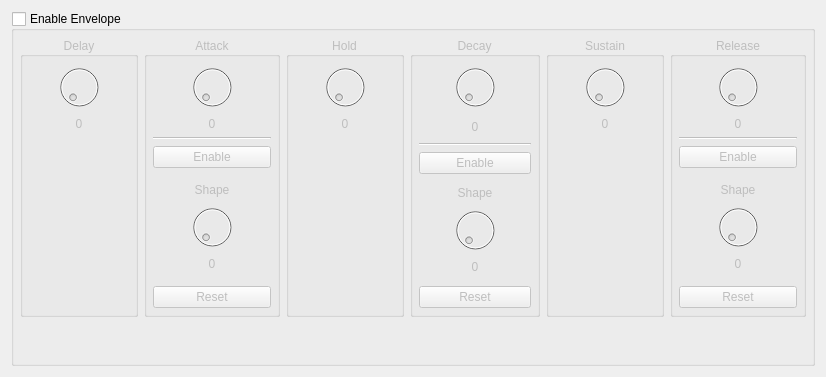
       <widget class="QWidget" name="tabAmpEnv">
        <attribute name="title">
         <string>Amp Env</string>
        </attribute>
        <layout class="QGridLayout" name="gridLayout_12">
         <item row="0" column="0">
          <widget class="QGroupBox" name="gbxAmpEnv">
           <property name="title">
            <string>Enable Envelope</string>
           </property>
           <property name="checkable">
            <bool>true</bool>
           </property>
           <property name="checked">
            <bool>false</bool>
           </property>
           <layout class="QGridLayout" name="layAmpEnv" columnstretch="0,0,0,0,0,0">
            <property name="sizeConstraint">
             <enum>QLayout::SetNoConstraint</enum>
            </property>
            <property name="leftMargin">
             <number>6</number>
            </property>
            <property name="topMargin">
             <number>6</number>
            </property>
            <property name="rightMargin">
             <number>6</number>
            </property>
            <property name="bottomMargin">
             <number>6</number>
            </property>
            <item row="0" column="2">
             <widget class="QGroupBox" name="gbxAmpEnvHold">
              <property name="title">
               <string>Hold</string>
              </property>
              <property name="alignment">
               <set>Qt::AlignCenter</set>
              </property>
              <layout class="QVBoxLayout" name="layAmpEnvHold" stretch="0,0,1">
               <property name="sizeConstraint">
                <enum>QLayout::SetNoConstraint</enum>
               </property>
               <property name="leftMargin">
                <number>6</number>
               </property>
               <property name="topMargin">
                <number>6</number>
               </property>
               <property name="rightMargin">
                <number>6</number>
               </property>
               <property name="bottomMargin">
                <number>6</number>
               </property>
               <item>
                <widget class="QDial" name="knbAmpEnvHold">
                 <property name="minimumSize">
                  <size>
                   <width>0</width>
                   <height>48</height>
                  </size>
                 </property>
                 <property name="maximumSize">
                  <size>
                   <width>16777215</width>
                   <height>48</height>
                  </size>
                 </property>
                </widget>
               </item>
               <item>
                <widget class="QLabel" name="lblAmpEnvHoldVal">
                 <property name="text">
                  <string>0</string>
                 </property>
                 <property name="alignment">
                  <set>Qt::AlignCenter</set>
                 </property>
                </widget>
               </item>
               <item>
                <spacer name="vspEnvAmpHold">
                 <property name="orientation">
                  <enum>Qt::Vertical</enum>
                 </property>
                 <property name="sizeHint" stdset="0">
                  <size>
                   <width>20</width>
                   <height>40</height>
                  </size>
                 </property>
                </spacer>
               </item>
              </layout>
             </widget>
            </item>
            <item row="0" column="3">
             <widget class="QGroupBox" name="gbxAmpEnvDecay">
              <property name="title">
               <string>Decay</string>
              </property>
              <property name="alignment">
               <set>Qt::AlignCenter</set>
              </property>
              <layout class="QVBoxLayout" name="layAmpEnvDecay">
               <property name="sizeConstraint">
                <enum>QLayout::SetNoConstraint</enum>
               </property>
               <property name="leftMargin">
                <number>6</number>
               </property>
               <property name="topMargin">
                <number>6</number>
               </property>
               <property name="rightMargin">
                <number>6</number>
               </property>
               <property name="bottomMargin">
                <number>6</number>
               </property>
               <item>
                <widget class="QDial" name="knbAmpEnvDecay">
                 <property name="minimumSize">
                  <size>
                   <width>0</width>
                   <height>48</height>
                  </size>
                 </property>
                 <property name="maximumSize">
                  <size>
                   <width>16777215</width>
                   <height>48</height>
                  </size>
                 </property>
                </widget>
               </item>
               <item>
                <widget class="QLabel" name="lblAmpEnvDecayVal">
                 <property name="text">
                  <string>0</string>
                 </property>
                 <property name="alignment">
                  <set>Qt::AlignCenter</set>
                 </property>
                </widget>
               </item>
               <item>
                <widget class="Line" name="line_2">
                 <property name="orientation">
                  <enum>Qt::Horizontal</enum>
                 </property>
                </widget>
               </item>
               <item>
                <widget class="QPushButton" name="pbnAmpEnvDecayShapeEnable">
                 <property name="text">
                  <string>Enable</string>
                 </property>
                </widget>
               </item>
               <item>
                <widget class="QWidget" name="pnlAmpEnvDecayShape" native="true">
                 <property name="enabled">
                  <bool>false</bool>
                 </property>
                 <layout class="QVBoxLayout" name="layAmpEnvDecayShape">
                  <property name="sizeConstraint">
                   <enum>QLayout::SetNoConstraint</enum>
                  </property>
                  <property name="leftMargin">
                   <number>6</number>
                  </property>
                  <property name="topMargin">
                   <number>6</number>
                  </property>
                  <property name="rightMargin">
                   <number>6</number>
                  </property>
                  <property name="bottomMargin">
                   <number>6</number>
                  </property>
                  <item>
                   <widget class="QLabel" name="lblAmpEnvDecayShape">
                    <property name="text">
                     <string>Shape</string>
                    </property>
                    <property name="alignment">
                     <set>Qt::AlignCenter</set>
                    </property>
                   </widget>
                  </item>
                  <item>
                   <widget class="QDial" name="knbAmpEnvDecayShape">
                    <property name="minimumSize">
                     <size>
                      <width>0</width>
                      <height>48</height>
                     </size>
                    </property>
                    <property name="maximumSize">
                     <size>
                      <width>16777215</width>
                      <height>48</height>
                     </size>
                    </property>
                   </widget>
                  </item>
                  <item>
                   <widget class="QLabel" name="lblAmpEnvDecayShapeVal">
                    <property name="text">
                     <string>0</string>
                    </property>
                    <property name="alignment">
                     <set>Qt::AlignCenter</set>
                    </property>
                   </widget>
                  </item>
                 </layout>
                </widget>
               </item>
               <item>
                <widget class="QPushButton" name="pbnAmpEnvDecayShapeReset">
                 <property name="text">
                  <string>Reset</string>
                 </property>
                </widget>
               </item>
              </layout>
             </widget>
            </item>
            <item row="0" column="0">
             <widget class="QGroupBox" name="gbxAmpEnvDelay">
              <property name="title">
               <string>Delay</string>
              </property>
              <property name="alignment">
               <set>Qt::AlignCenter</set>
              </property>
              <layout class="QVBoxLayout" name="layAmpEnvDelay" stretch="0,0,1">
               <property name="sizeConstraint">
                <enum>QLayout::SetNoConstraint</enum>
               </property>
               <property name="leftMargin">
                <number>6</number>
               </property>
               <property name="topMargin">
                <number>6</number>
               </property>
               <property name="rightMargin">
                <number>6</number>
               </property>
               <property name="bottomMargin">
                <number>6</number>
               </property>
               <item>
                <widget class="QDial" name="knbAmpEnvDelay">
                 <property name="sizePolicy">
                  <sizepolicy hsizetype="Preferred" vsizetype="Fixed">
                   <horstretch>0</horstretch>
                   <verstretch>0</verstretch>
                  </sizepolicy>
                 </property>
                 <property name="minimumSize">
                  <size>
                   <width>0</width>
                   <height>48</height>
                  </size>
                 </property>
                 <property name="maximumSize">
                  <size>
                   <width>16777215</width>
                   <height>48</height>
                  </size>
                 </property>
                </widget>
               </item>
               <item>
                <widget class="QLabel" name="lblAmpEnvDelayVal">
                 <property name="sizePolicy">
                  <sizepolicy hsizetype="Preferred" vsizetype="Fixed">
                   <horstretch>0</horstretch>
                   <verstretch>0</verstretch>
                  </sizepolicy>
                 </property>
                 <property name="text">
                  <string>0</string>
                 </property>
                 <property name="alignment">
                  <set>Qt::AlignCenter</set>
                 </property>
                </widget>
               </item>
               <item>
                <spacer name="vspEnvAmpDelay">
                 <property name="orientation">
                  <enum>Qt::Vertical</enum>
                 </property>
                 <property name="sizeHint" stdset="0">
                  <size>
                   <width>20</width>
                   <height>40</height>
                  </size>
                 </property>
                </spacer>
               </item>
              </layout>
             </widget>
            </item>
            <item row="0" column="1">
             <widget class="QGroupBox" name="gbxAmpEnvAttack">
              <property name="title">
               <string>Attack</string>
              </property>
              <property name="alignment">
               <set>Qt::AlignCenter</set>
              </property>
              <layout class="QVBoxLayout" name="layAmpEnvAttack">
               <property name="sizeConstraint">
                <enum>QLayout::SetNoConstraint</enum>
               </property>
               <property name="leftMargin">
                <number>6</number>
               </property>
               <property name="topMargin">
                <number>6</number>
               </property>
               <property name="rightMargin">
                <number>6</number>
               </property>
               <property name="bottomMargin">
                <number>6</number>
               </property>
               <item>
                <widget class="QDial" name="knbAmpEnvAttack">
                 <property name="minimumSize">
                  <size>
                   <width>0</width>
                   <height>48</height>
                  </size>
                 </property>
                 <property name="maximumSize">
                  <size>
                   <width>16777215</width>
                   <height>48</height>
                  </size>
                 </property>
                </widget>
               </item>
               <item>
                <widget class="QLabel" name="lblAmpEnvAttackVal">
                 <property name="text">
                  <string>0</string>
                 </property>
                 <property name="alignment">
                  <set>Qt::AlignCenter</set>
                 </property>
                </widget>
               </item>
               <item>
                <widget class="Line" name="line">
                 <property name="orientation">
                  <enum>Qt::Horizontal</enum>
                 </property>
                </widget>
               </item>
               <item>
                <widget class="QPushButton" name="pbnAmpEnvAttackShapeEnable">
                 <property name="text">
                  <string>Enable</string>
                 </property>
                </widget>
               </item>
               <item>
                <widget class="QWidget" name="pnlAmpEnvAttackShape" native="true">
                 <property name="enabled">
                  <bool>false</bool>
                 </property>
                 <layout class="QVBoxLayout" name="layAmpEnvAttackShape">
                  <property name="sizeConstraint">
                   <enum>QLayout::SetNoConstraint</enum>
                  </property>
                  <item>
                   <widget class="QLabel" name="lblAmpEnvAttackShape">
                    <property name="text">
                     <string>Shape</string>
                    </property>
                    <property name="alignment">
                     <set>Qt::AlignCenter</set>
                    </property>
                   </widget>
                  </item>
                  <item>
                   <widget class="QDial" name="knbAmpEnvAttackShape">
                    <property name="minimumSize">
                     <size>
                      <width>0</width>
                      <height>48</height>
                     </size>
                    </property>
                    <property name="maximumSize">
                     <size>
                      <width>16777215</width>
                      <height>48</height>
                     </size>
                    </property>
                   </widget>
                  </item>
                  <item>
                   <widget class="QLabel" name="lblAmpEnvAttackShapeVal">
                    <property name="text">
                     <string>0</string>
                    </property>
                    <property name="alignment">
                     <set>Qt::AlignCenter</set>
                    </property>
                   </widget>
                  </item>
                 </layout>
                </widget>
               </item>
               <item>
                <widget class="QPushButton" name="pbnAmpEnvAttackShapeReset">
                 <property name="text">
                  <string>Reset</string>
                 </property>
                </widget>
               </item>
              </layout>
             </widget>
            </item>
            <item row="0" column="4">
             <widget class="QGroupBox" name="gbxAmpEnvSustain">
              <property name="title">
               <string>Sustain</string>
              </property>
              <property name="alignment">
               <set>Qt::AlignCenter</set>
              </property>
              <layout class="QVBoxLayout" name="layAmpEnvSustain" stretch="0,0,1">
               <property name="sizeConstraint">
                <enum>QLayout::SetNoConstraint</enum>
               </property>
               <property name="leftMargin">
                <number>6</number>
               </property>
               <property name="topMargin">
                <number>6</number>
               </property>
               <property name="rightMargin">
                <number>6</number>
               </property>
               <property name="bottomMargin">
                <number>6</number>
               </property>
               <item>
                <widget class="QDial" name="knbAmpEnvSustain">
                 <property name="minimumSize">
                  <size>
                   <width>0</width>
                   <height>48</height>
                  </size>
                 </property>
                 <property name="maximumSize">
                  <size>
                   <width>16777215</width>
                   <height>48</height>
                  </size>
                 </property>
                </widget>
               </item>
               <item>
                <widget class="QLabel" name="lblAmpEnvSustainVal">
                 <property name="text">
                  <string>0</string>
                 </property>
                 <property name="alignment">
                  <set>Qt::AlignCenter</set>
                 </property>
                </widget>
               </item>
               <item>
                <spacer name="vspEnvAmpSustain">
                 <property name="orientation">
                  <enum>Qt::Vertical</enum>
                 </property>
                 <property name="sizeHint" stdset="0">
                  <size>
                   <width>20</width>
                   <height>40</height>
                  </size>
                 </property>
                </spacer>
               </item>
              </layout>
             </widget>
            </item>
            <item row="1" column="2">
             <spacer name="vspAmpEnv">
              <property name="orientation">
               <enum>Qt::Vertical</enum>
              </property>
              <property name="sizeHint" stdset="0">
               <size>
                <width>20</width>
                <height>40</height>
               </size>
              </property>
             </spacer>
            </item>
            <item row="0" column="5">
             <widget class="QGroupBox" name="gbxAmpEnvRelease">
              <property name="title">
               <string>Release</string>
              </property>
              <property name="alignment">
               <set>Qt::AlignCenter</set>
              </property>
              <layout class="QVBoxLayout" name="layAmpEnvRelease" stretch="0,0,0,0,0,0">
               <property name="sizeConstraint">
                <enum>QLayout::SetNoConstraint</enum>
               </property>
               <property name="leftMargin">
                <number>6</number>
               </property>
               <property name="topMargin">
                <number>6</number>
               </property>
               <property name="rightMargin">
                <number>6</number>
               </property>
               <property name="bottomMargin">
                <number>6</number>
               </property>
               <item>
                <widget class="QDial" name="knbAmpEnvRelease">
                 <property name="minimumSize">
                  <size>
                   <width>0</width>
                   <height>48</height>
                  </size>
                 </property>
                 <property name="maximumSize">
                  <size>
                   <width>16777215</width>
                   <height>48</height>
                  </size>
                 </property>
                </widget>
               </item>
               <item>
                <widget class="QLabel" name="lblAmpEnvReleaseVal">
                 <property name="text">
                  <string>0</string>
                 </property>
                 <property name="alignment">
                  <set>Qt::AlignCenter</set>
                 </property>
                </widget>
               </item>
               <item>
                <widget class="Line" name="line_5">
                 <property name="orientation">
                  <enum>Qt::Horizontal</enum>
                 </property>
                </widget>
               </item>
               <item>
                <widget class="QPushButton" name="pbnAmpEnvReleaseShapeEnable">
                 <property name="text">
                  <string>Enable</string>
                 </property>
                </widget>
               </item>
               <item>
                <widget class="QWidget" name="pnlAmpEnvReleaseShape" native="true">
                 <property name="enabled">
                  <bool>false</bool>
                 </property>
                 <layout class="QVBoxLayout" name="layAmpEnvAttackShape_5">
                  <property name="sizeConstraint">
                   <enum>QLayout::SetNoConstraint</enum>
                  </property>
                  <item>
                   <widget class="QLabel" name="lblAmpEnvReleaseShape">
                    <property name="text">
                     <string>Shape</string>
                    </property>
                    <property name="alignment">
                     <set>Qt::AlignCenter</set>
                    </property>
                   </widget>
                  </item>
                  <item>
                   <widget class="QDial" name="knbAmpEnvReleaseShape">
                    <property name="minimumSize">
                     <size>
                      <width>0</width>
                      <height>48</height>
                     </size>
                    </property>
                    <property name="maximumSize">
                     <size>
                      <width>16777215</width>
                      <height>48</height>
                     </size>
                    </property>
                   </widget>
                  </item>
                  <item>
                   <widget class="QLabel" name="lblAmpEnvReleaseShapeVal">
                    <property name="text">
                     <string>0</string>
                    </property>
                    <property name="alignment">
                     <set>Qt::AlignCenter</set>
                    </property>
                   </widget>
                  </item>
                 </layout>
                </widget>
               </item>
               <item>
                <widget class="QPushButton" name="pbnAmpEnvReleaseShapeReset">
                 <property name="text">
                  <string>Reset</string>
                 </property>
                </widget>
               </item>
              </layout>
              <zorder>line_5</zorder>
              <zorder>knbAmpEnvRelease</zorder>
              <zorder>lblAmpEnvReleaseVal</zorder>
              <zorder>pbnAmpEnvReleaseShapeEnable</zorder>
              <zorder>pnlAmpEnvReleaseShape</zorder>
              <zorder>pbnAmpEnvReleaseShapeReset</zorder>
             </widget>
            </item>
           </layout>
          </widget>
         </item>
        </layout>
       </widget>
